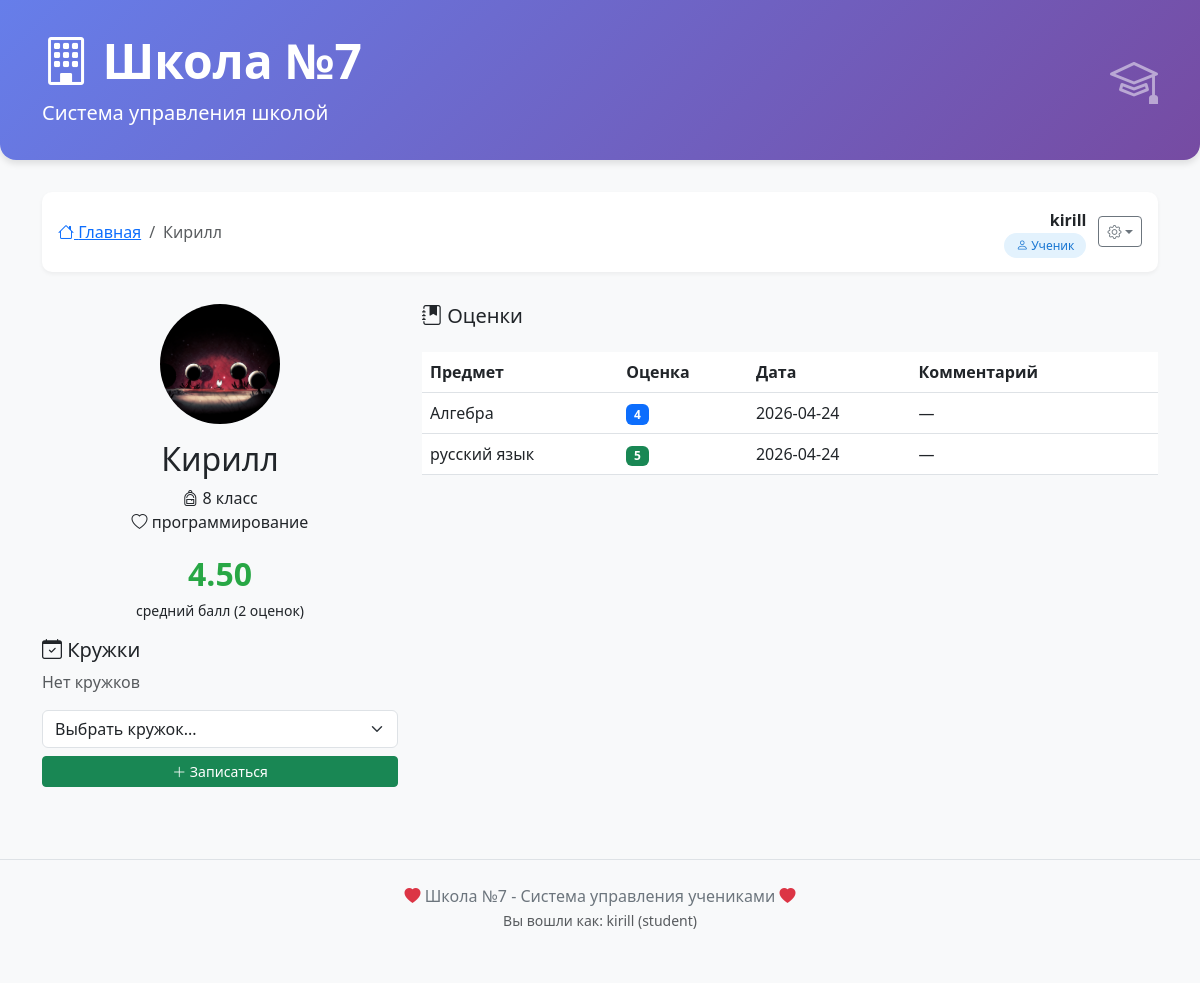
The app's page /student/1 (signed in) with its own data.
### database.py (models this page shows)
class StudentDB(Base):
    __tablename__ = "students"
    id = Column(Integer, primary_key=True, index=True)
    name = Column(String, index=True)
    grade = Column(Integer)
    hobby = Column(String)
    avatar = Column(String, nullable=True)
    grades = relationship("GradeDB", back_populates="student", cascade="all, delete-orphan")
    clubs = relationship("ClubDB", secondary="student_clubs", back_populates="students")
    user = relationship("UserDB", back_populates="student", uselist=False)

class UserDB(Base):
    __tablename__ = "users"
    id = Column(Integer, primary_key=True, index=True)
    username = Column(String, unique=True, index=True, nullable=False)
    password = Column(String, nullable=False)
    role = Column(Enum(UserRole), default=UserRole.STUDENT, nullable=False)
    student_id = Column(Integer, ForeignKey("students.id"), nullable=True)  # УБРАТЬ unique=True
    vk_id = Column(String, nullable=True)
    student = relationship("StudentDB", back_populates="user")
    created_at = Column(String, default=lambda: datetime.now().strftime("%d.%m.%Y %H:%M"))

class GradeDB(Base):
    __tablename__ = "grades"
    id = Column(Integer, primary_key=True, index=True)
    subject = Column(String)
    score = Column(Integer)
    date = Column(String)
    comment = Column(String, nullable=True)
    teacher_name = Column(String, nullable=True)
    student_id = Column(Integer, ForeignKey("students.id"))
    student = relationship("StudentDB", back_populates="grades")

### main.py (the view)
@app.get("/student/{student_id}", response_class=HTMLResponse)
async def student_profile(
        request: Request,
        student_id: int,
        db: Session = Depends(get_db),
        current_user: Optional[UserDB] = Depends(get_current_user_from_session)
):
    if not current_user:
        return RedirectResponse(url="/login", status_code=303)
    if current_user.role == UserRole.STUDENT:
        if current_user.student_id != student_id:
            raise HTTPException(status_code=403, detail="У вас нет доступа к этому профилю")
    student = db.query(StudentDB).filter(StudentDB.id == student_id).first()
    if not student:
        raise HTTPException(status_code=404, detail="Ученик не найден")
    all_clubs = db.query(ClubDB).all()
    can_add_grade = current_user.role != UserRole.STUDENT
    can_edit = current_user.role != UserRole.STUDENT
    can_join_club = current_user.role == UserRole.STUDENT
    can_leave_club = current_user.role == UserRole.STUDENT
    can_manage_clubs = current_user.role == UserRole.ADMIN
    return templates.TemplateResponse(
        "profile.html",
        {
            "request": request,
            "student": student,
            "all_clubs": all_clubs,
            "title": f"Профиль: {student.name}",
            "current_user": current_user,
            "can_add_grade": can_add_grade,
            "can_edit": can_edit,
            "can_join_club": can_join_club,
            "can_leave_club": can_leave_club,
            "can_manage_clubs": can_manage_clubs
        }
    )

### templates/profile.html (shortened to what this page needs)
{% extends "base.html" %}
{% block breadcrumb_items %}
<li class="breadcrumb-item active">{{ student.name }}</li>
{% endblock %}
{% block content %}
<div class="row">
    <div class="col-md-4 mb-4">
        <div class="card-custom text-center">
            <div class="avatar-large mb-3">
                {% if student.avatar %}<img src="{{ student.avatar }}" alt="{{ student.name }}">
                {% else %}{{ student.name[0]|upper }}{% endif %}
            </div>
            <h2>{{ student.name }}</h2>
            <p><i class="bi bi-backpack"></i> {{ student.grade }} класс<br><i class="bi bi-heart"></i> {{ student.hobby }}</p>
            {% if student.grades|length > 0 %}
                {% set total = namespace(value=0) %}
                {% for g in student.grades %}
                    {% set total.value = total.value + g.score %}
                {% endfor %}
                {% set avg = total.value / student.grades|length %}
            <div class="mb-3">
                <span class="average-score
                    {% if avg >= 4.5 %}score-excellent
                    {% elif avg >= 4.0 %}score-good
                    {% elif avg >= 3.0 %}score-average
                    {% else %}score-poor{% endif %}">
                    {{ "%.2f"|format(avg) }}
                </span>
                <br><small>средний балл ({{ student.grades|length }} оценок)</small>
            </div>
            {% endif %}
        </div>
        <div class="card-custom">
            <h5><i class="bi bi-calendar-check"></i> Кружки</h5>
            {% if student.clubs %}
                {% for club in student.clubs %}
                <div class="d-flex justify-content-between align-items-center mb-2">
                    <div><strong>{{ club.name }}</strong><br><small>{{ club.teacher }}</small></div>
                    {% if can_leave_club %}
                    <form action="/student/{{ student.id }}/leave-club/{{ club.id }}" method="post"><button class="btn btn-sm btn-outline-danger"><i class="bi bi-x-circle"></i></button></form>
                    {% endif %}
                </div>
                {% endfor %}
            {% else %}<p class="text-muted">Нет кружков</p>{% endif %}
            {% if can_join_club %}
            <form action="/student/{{ student.id }}/join-club" method="post" class="mt-3">
                <select name="club_id" class="form-select mb-2" required>
                    <option value="">Выбрать кружок...</option>
                </select>
                <button class="btn btn-success btn-sm w-100"><i class="bi bi-plus-lg"></i> Записаться</button>
            </form>
            {% endif %}
        </div>
    </div>
    <div class="col-md-8">
        <div class="card-custom">
            <div class="d-flex justify-content-between mb-3">
                <h5><i class="bi bi-journal-bookmark-fill"></i> Оценки</h5>
            </div>
            {% if student.grades %}
            <div class="table-responsive">
                <table class="table table-hover">
                    <thead><tr><th>Предмет</th><th>Оценка</th><th>Дата</th><th>Комментарий</th><th></th></tr></thead>
                    <tbody>
                        {% for grade in student.grades %}
                        <tr>
                            <td>{{ grade.subject }}</td>
                            <td><span class="badge {% if grade.score == 5 %}bg-success{% elif grade.score == 4 %}bg-primary{% elif grade.score == 3 %}bg-warning{% else %}bg-danger{% endif %}">{{ grade.score }}</span></td>
                            <td>{{ grade.date }}</td>
                            <td>{{ grade.comment or '—' }}</td>
                            <td>
                            </td>
                        </tr>
                        {% endfor %}
                    </tbody>
                </table>
            </div>
            {% else %}<p class="text-muted">Нет оценок</p>{% endif %}
        </div>
    </div>
</div>
{% endblock %}

### templates/base.html (shortened to what this page needs)
<!DOCTYPE html>
<html lang="ru">
<head>
    <link href="https://cdn.jsdelivr.net/npm/bootstrap@5.3.0/dist/css/bootstrap.min.css" rel="stylesheet">
    <link rel="stylesheet" href="https://cdn.jsdelivr.net/npm/bootstrap-icons@1.11.0/font/bootstrap-icons.css">
</head>
<body>
    {% if not hide_header %}
    <div class="school-header">
        <div class="container">
            <div class="d-flex justify-content-between align-items-center">
                <div>
                    <h1 class="display-5 fw-bold"><i class="bi bi-building"></i> {{ school_name | default('Школа №7') }}</h1>
                    <p class="lead mb-0">{% block header_subtitle %}Система управления школой{% endblock %}</p>
                </div>
                <div><i class="bi bi-mortarboard" style="font-size: 3rem; opacity: 0.5;"></i></div>
            </div>
        </div>
    </div>
    {% endif %}
    <div class="container main-content">
        {% if current_user and not hide_nav %}
        <div class="navbar-custom">
            <div class="d-flex justify-content-between align-items-center flex-wrap">
                <div>
                    <nav aria-label="breadcrumb">
                        <ol class="breadcrumb mb-0">
                            <li class="breadcrumb-item"><a href="/"><i class="bi bi-house"></i> Главная</a></li>
                            {% block breadcrumb_items %}{% endblock %}
                        </ol>
                    </nav>
                </div>
                <div class="user-badge">
                    <div class="text-end">
                        <strong>{{ current_user.username }}</strong><br>
                        <small>
                            {% if current_user.role.value == 'student' %}
                                <span class="role-badge role-student"><i class="bi bi-person"></i> Ученик</span>
                            {% elif current_user.role.value == 'teacher' %}
                                <span class="role-badge role-teacher"><i class="bi bi-person-badge"></i> Учитель</span>
                            {% elif current_user.role.value == 'admin' %}
                                <span class="role-badge role-admin"><i class="bi bi-shield-lock"></i> Администратор</span>
                            {% endif %}
                        </small>
                    </div>
                    <div class="dropdown">
                        <button class="btn btn-outline-secondary btn-sm dropdown-toggle" type="button" data-bs-toggle="dropdown"><i class="bi bi-gear"></i></button>
                    </div>
                </div>
            </div>
        </div>
        {% endif %}
        {% block content %}{% endblock %}
    </div>
    {% if not hide_footer %}
    <footer class="footer">
        <div class="container">
            <p class="mb-0"><i class="bi bi-heart-fill text-danger"></i> Школа №7 - Система управления учениками <i class="bi bi-heart-fill text-danger"></i></p>
            <small class="text-muted">{% if current_user %}Вы вошли как: {{ current_user.username }} ({{ current_user.role.value }}){% else %}<a href="/login">Войти в систему</a>{% endif %}</small>
        </div>
    </footer>
    {% endif %}
</body>
</html>

### templates/base.html (style rules this page uses)
* { margin: 0; padding: 0; box-sizing: border-box; }
body { background-color: #f8f9fa; padding-bottom: 2rem; min-height: 100vh; display: flex; flex-direction: column; font-family: 'Segoe UI', sans-serif; }
.main-content { flex: 1; }
.school-header { background: linear-gradient(135deg, #667eea 0%, #764ba2 100%); color: white; padding: 2rem 0; margin-bottom: 2rem; border-radius: 0 0 1rem 1rem; box-shadow: 0 4px 6px rgba(0,0,0,0.1); }
.navbar-custom { background: white; box-shadow: 0 2px 4px rgba(0,0,0,0.05); margin-bottom: 2rem; border-radius: 10px; padding: 1rem; }
.user-badge { display: flex; align-items: center; gap: 0.75rem; }
.role-badge { font-size: 0.75rem; padding: 0.25rem 0.75rem; border-radius: 20px; font-weight: 500; }
.role-student { background-color: #e3f2fd; color: #1976d2; }
.avatar-large { width: 120px; height: 120px; border-radius: 50%; background: linear-gradient(135deg, #667eea 0%, #764ba2 100%); display: flex; align-items: center; justify-content: center; color: white; font-weight: bold; font-size: 3rem; overflow: hidden; margin: 0 auto; }
.avatar-large img { width: 100%; height: 100%; object-fit: cover; }
.footer { margin-top: 3rem; padding: 1.5rem 0; text-align: center; color: #6c757d; border-top: 1px solid #dee2e6; }
.average-score { font-size: 2rem; font-weight: bold; }
.score-excellent { color: #28a745; }

### records on screen
StudentDB: name "Кирилл", avatar (picture), grade "8", hobby "программирование"
UserDB: username "kirill", role.value "student"
GradeDB: subject "Алгебра", score "4", date "2026-04-24", comment "—"
GradeDB: subject "русский язык", score "5", date "2026-04-24", comment "—"

### other values on screen
{{ school_name | default('Школа №7') }} "Школа №7"
{{ "%.2f"|format(avg) }} "4.50"
{{ student.grades|length }} "2"
